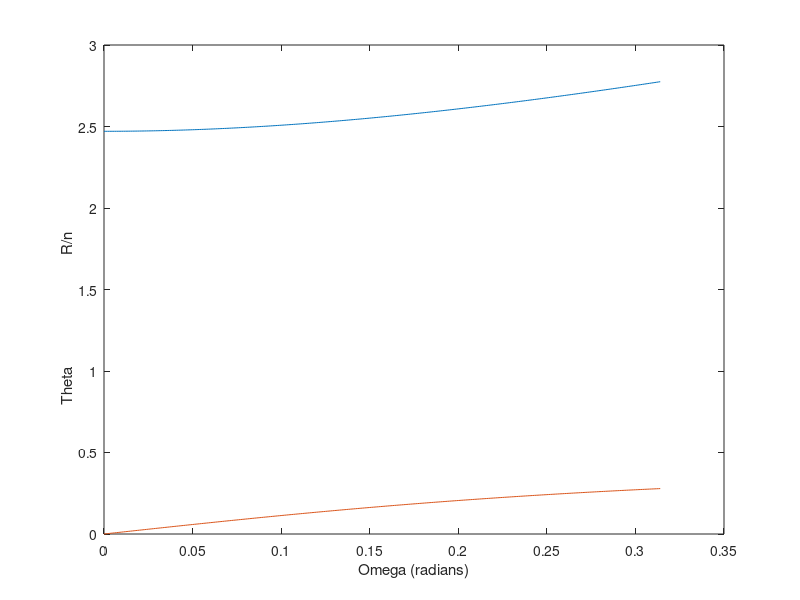
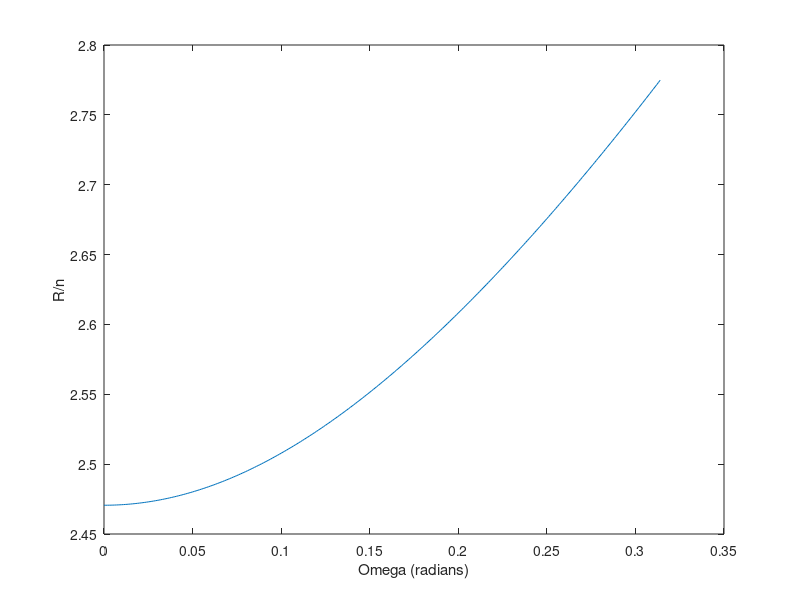
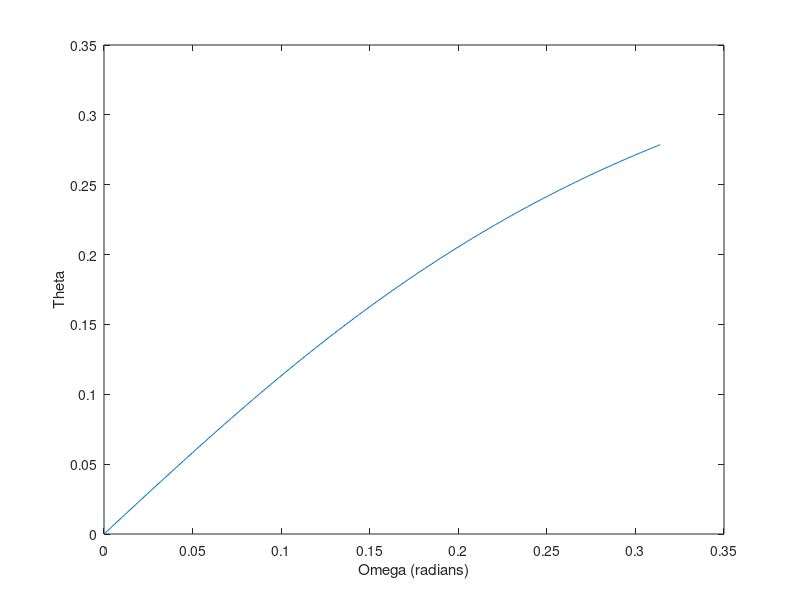
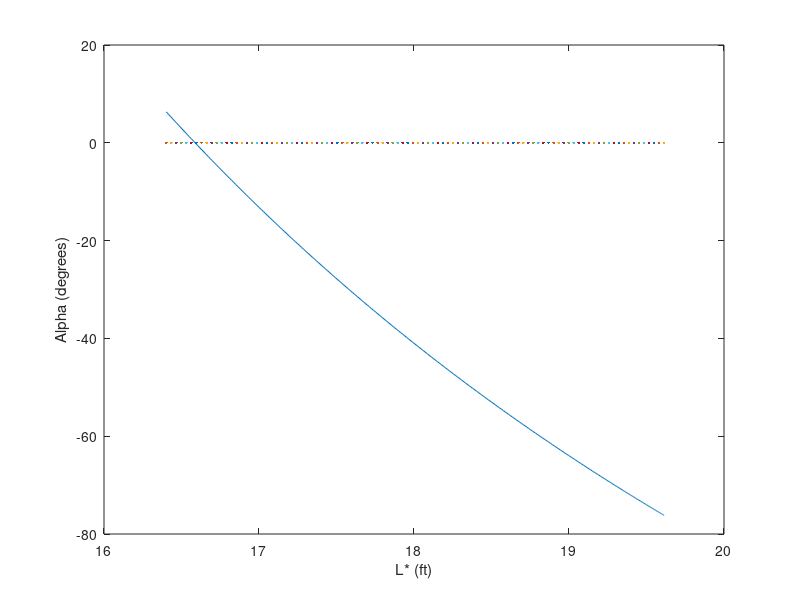

Source code (MATLAB) for these figures, in order:
% Zane Grothe
% AERO 6526
% HW 4
% 3/11/21

% Problem #5

clear all
close all
clc

% Givens----------

Ru=1545.43; %ft lbf/lbm mole R

% Propellant (PBAA/AP/AN)
a=.0285; %in/sec/psin
n=.35;
rho=.064; %lbm/in^3
T=5700; %Fahrenheit
To=T+460; %Rankine
gam=1.24;
cstar=5364; %ft/s
MW=24.7;

% Denison/Baum model
A=12;
B=.7;

% Calculations----------

omega=0;
k=1;
while omega<pi
    Omega=omega/10;
    lam=1+sqrt(1+4*1i*Omega);
    R=(A*B*n)/(lam+(A/lam)-(1+A)+(A*B));
    theta=angle(R);
    Lstar=(R*sin(theta))/(cstar*MW/Ru/32.2/To)/omega;
    alpha=(R*cos(theta)-1)/(cstar*MW/Ru/32.2/To)/Lstar;
    if alpha>0
        if k==1
            disp('Motor is unstable below Lstar=')
            disp(real(Lstar/12))
            k=k+1;
        end
    end
    if omega==0
        Rnm=R/n;
        thetam=theta;
        Lstarm=Lstar;
        alpham=alpha;
    else
        Rnm=[Rnm,R/n];
        thetam=[thetam,theta];
        Lstarm=[Lstarm,Lstar];
        alpham=[alpham,alpha];
    end
    omega=omega+.01;
end

rangeR=[min(Rnm),max(Rnm)];
rangeT=[min(thetam),max(thetam)];

[Rr,Rc]=size(Rnm);
[Thr,Thc]=size(thetam);

O=linspace(0,Omega,Rc);
Rnm=real(Rnm);
thetam=real(thetam);
Lstarm=real(Lstarm);
alpham=real(alpham);
Lstar=real(Lstar);

% Plots----------

figure(1)
plot(O,Rnm)
xlabel('Omega (radians)')
ylabel('Theta                            R/n              ')
hold on
plot(O,thetam)
hold off

figure(2)
plot(O,Rnm)
xlabel('Omega (radians)')
ylabel('R/n')

figure(3)
plot(O,thetam)
xlabel('Omega (radians)')
ylabel('Theta')

Lstarm=Lstarm/12;
Lstar=Lstar/12;
alpham=alpham*180/pi;

figure(4)
plot(Lstarm,alpham)
xlabel('L* (ft)')
ylabel('Alpha (degrees)')
hold on

y_zero=linspace(Lstar,Lstarm(1,2));
plot(y_zero,0)


